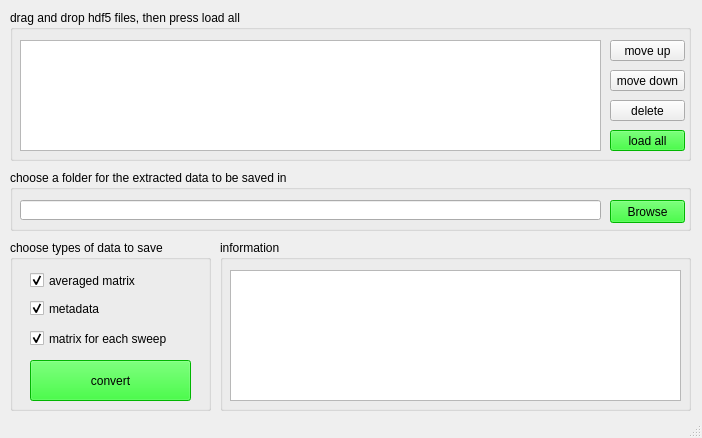
<?xml version="1.0" encoding="UTF-8"?>
<ui version="4.0">
 <class>hdf5gui</class>
 <widget class="QMainWindow" name="hdf5gui">
  <property name="geometry">
   <rect>
    <x>0</x>
    <y>0</y>
    <width>702</width>
    <height>438</height>
   </rect>
  </property>
  <property name="windowTitle">
   <string>HDF5 Conversion Tool</string>
  </property>
  <widget class="QWidget" name="centralwidget">
   <widget class="QGroupBox" name="input_file_gbox">
    <property name="geometry">
     <rect>
      <x>10</x>
      <y>10</y>
      <width>681</width>
      <height>151</height>
     </rect>
    </property>
    <property name="title">
     <string>drag and drop hdf5 files, then press load all</string>
    </property>
    <widget class="FileDragDropListWidget" name="file_list">
     <property name="geometry">
      <rect>
       <x>10</x>
       <y>30</y>
       <width>581</width>
       <height>111</height>
      </rect>
     </property>
     <property name="acceptDrops">
      <bool>true</bool>
     </property>
     <property name="dragEnabled">
      <bool>true</bool>
     </property>
     <property name="dragDropMode">
      <enum>QAbstractItemView::DragDrop</enum>
     </property>
     <property name="movement">
      <enum>QListView::Snap</enum>
     </property>
    </widget>
    <widget class="QPushButton" name="file_up">
     <property name="geometry">
      <rect>
       <x>600</x>
       <y>30</y>
       <width>75</width>
       <height>21</height>
      </rect>
     </property>
     <property name="text">
      <string>move up</string>
     </property>
    </widget>
    <widget class="QPushButton" name="file_down">
     <property name="geometry">
      <rect>
       <x>600</x>
       <y>60</y>
       <width>75</width>
       <height>21</height>
      </rect>
     </property>
     <property name="text">
      <string>move down</string>
     </property>
    </widget>
    <widget class="QPushButton" name="delete_button">
     <property name="geometry">
      <rect>
       <x>600</x>
       <y>90</y>
       <width>75</width>
       <height>21</height>
      </rect>
     </property>
     <property name="text">
      <string>delete</string>
     </property>
    </widget>
    <widget class="QPushButton" name="load_button">
     <property name="geometry">
      <rect>
       <x>600</x>
       <y>120</y>
       <width>75</width>
       <height>21</height>
      </rect>
     </property>
     <property name="styleSheet">
      <string notr="true">background-color: rgb(0, 255, 0);</string>
     </property>
     <property name="text">
      <string>load all</string>
     </property>
    </widget>
   </widget>
   <widget class="QGroupBox" name="groupBox">
    <property name="geometry">
     <rect>
      <x>10</x>
      <y>170</y>
      <width>681</width>
      <height>61</height>
     </rect>
    </property>
    <property name="title">
     <string>choose a folder for the extracted data to be saved in</string>
    </property>
    <widget class="QLineEdit" name="save_folder">
     <property name="geometry">
      <rect>
       <x>10</x>
       <y>30</y>
       <width>581</width>
       <height>20</height>
      </rect>
     </property>
    </widget>
    <widget class="QPushButton" name="folder_browser">
     <property name="geometry">
      <rect>
       <x>600</x>
       <y>30</y>
       <width>75</width>
       <height>23</height>
      </rect>
     </property>
     <property name="styleSheet">
      <string notr="true">background-color: rgb(0, 255, 0);</string>
     </property>
     <property name="text">
      <string>Browse</string>
     </property>
    </widget>
   </widget>
   <widget class="QGroupBox" name="groupBox_2">
    <property name="geometry">
     <rect>
      <x>10</x>
      <y>240</y>
      <width>201</width>
      <height>171</height>
     </rect>
    </property>
    <property name="title">
     <string>choose types of data to save</string>
    </property>
    <widget class="QCheckBox" name="average_check">
     <property name="geometry">
      <rect>
       <x>20</x>
       <y>30</y>
       <width>171</width>
       <height>21</height>
      </rect>
     </property>
     <property name="text">
      <string>averaged matrix</string>
     </property>
     <property name="checked">
      <bool>true</bool>
     </property>
    </widget>
    <widget class="QCheckBox" name="metadata_check">
     <property name="geometry">
      <rect>
       <x>20</x>
       <y>60</y>
       <width>91</width>
       <height>17</height>
      </rect>
     </property>
     <property name="text">
      <string>metadata</string>
     </property>
     <property name="checked">
      <bool>true</bool>
     </property>
    </widget>
    <widget class="QCheckBox" name="sweeps_check">
     <property name="geometry">
      <rect>
       <x>20</x>
       <y>90</y>
       <width>181</width>
       <height>17</height>
      </rect>
     </property>
     <property name="text">
      <string>matrix for each sweep</string>
     </property>
     <property name="checked">
      <bool>true</bool>
     </property>
    </widget>
    <widget class="QPushButton" name="convert_button">
     <property name="geometry">
      <rect>
       <x>20</x>
       <y>120</y>
       <width>161</width>
       <height>41</height>
      </rect>
     </property>
     <property name="styleSheet">
      <string notr="true">background-color: rgb(0, 255, 0);</string>
     </property>
     <property name="text">
      <string>convert</string>
     </property>
    </widget>
   </widget>
   <widget class="QGroupBox" name="groupBox_3">
    <property name="geometry">
     <rect>
      <x>220</x>
      <y>240</y>
      <width>471</width>
      <height>171</height>
     </rect>
    </property>
    <property name="title">
     <string>information</string>
    </property>
    <widget class="QPlainTextEdit" name="console">
     <property name="geometry">
      <rect>
       <x>10</x>
       <y>30</y>
       <width>451</width>
       <height>131</height>
      </rect>
     </property>
     <property name="readOnly">
      <bool>true</bool>
     </property>
    </widget>
   </widget>
  </widget>
  <widget class="QStatusBar" name="status_bar"/>
 </widget>
 <customwidgets>
  <customwidget>
   <class>FileDragDropListWidget</class>
   <extends>QListWidget</extends>
   <header>filedragdroplistwidget</header>
  </customwidget>
 </customwidgets>
 <resources/>
 <connections/>
</ui>
